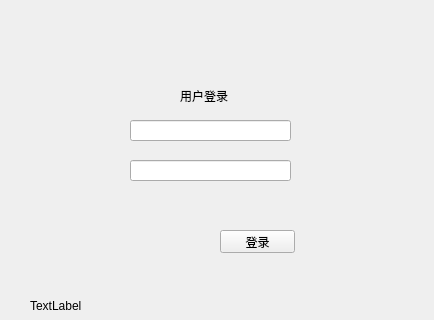
<?xml version="1.0" encoding="UTF-8"?>
<ui version="4.0">
 <class>Widget</class>
 <widget class="QWidget" name="Widget">
  <property name="geometry">
   <rect>
    <x>0</x>
    <y>0</y>
    <width>434</width>
    <height>320</height>
   </rect>
  </property>
  <property name="windowTitle">
   <string>Widget</string>
  </property>
  <widget class="QLineEdit" name="lineEdit">
   <property name="geometry">
    <rect>
     <x>130</x>
     <y>120</y>
     <width>161</width>
     <height>21</height>
    </rect>
   </property>
  </widget>
  <widget class="QLineEdit" name="lineEdit_2">
   <property name="geometry">
    <rect>
     <x>130</x>
     <y>160</y>
     <width>161</width>
     <height>21</height>
    </rect>
   </property>
  </widget>
  <widget class="QPushButton" name="pushButton">
   <property name="geometry">
    <rect>
     <x>220</x>
     <y>230</y>
     <width>75</width>
     <height>23</height>
    </rect>
   </property>
   <property name="text">
    <string>登录</string>
   </property>
  </widget>
  <widget class="QLabel" name="label">
   <property name="geometry">
    <rect>
     <x>30</x>
     <y>300</y>
     <width>54</width>
     <height>12</height>
    </rect>
   </property>
   <property name="text">
    <string>TextLabel</string>
   </property>
  </widget>
  <widget class="QLabel" name="label_2">
   <property name="geometry">
    <rect>
     <x>180</x>
     <y>90</y>
     <width>54</width>
     <height>12</height>
    </rect>
   </property>
   <property name="text">
    <string>用户登录</string>
   </property>
  </widget>
 </widget>
 <resources/>
 <connections/>
</ui>
